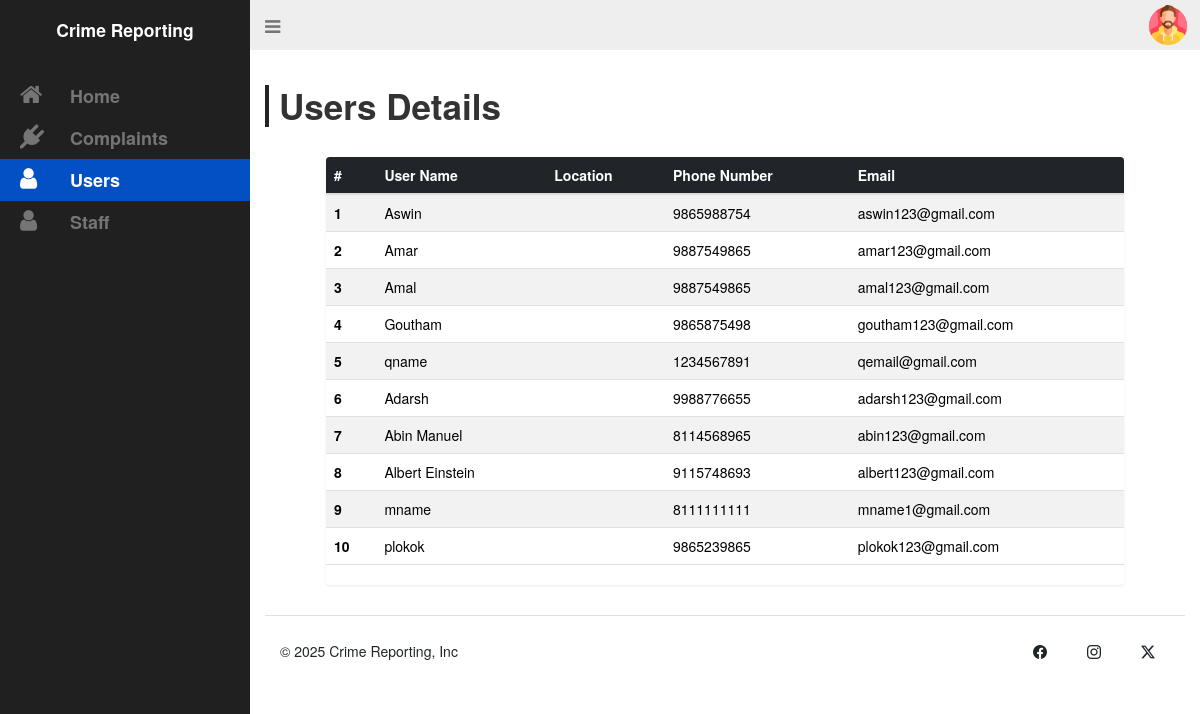
The page /Staff/pages/staff-user.php (signed in) on the database its author committed.
### tables this page shows
CREATE TABLE `user` (
  `user_id` int(11) NOT NULL,
  `user_name` varchar(20) NOT NULL,
  `user_address` varchar(50) NOT NULL,
  `user_phno` varchar(20) NOT NULL,
  `user_email` varchar(20) NOT NULL,
  `user_password` varchar(20) NOT NULL,
  `user_compl` varchar(300) NOT NULL
);

### Staff/pages/staff-user.php (the view, shortened to what this page needs)
<?php
 include './connect.php';
?>
<!DOCTYPE html>
<html lang="en">
<head>
  <link rel="stylesheet" href="../static/staff.css">
  <link rel="stylesheet" href="https://cdn.jsdelivr.net/npm/bootstrap-icons@1.11.3/font/bootstrap-icons.min.css">
  <link href="https://cdn.jsdelivr.net/npm/bootstrap@5.3.3/dist/css/bootstrap.min.css" rel="stylesheet">
  <link rel="stylesheet" href="https://maxcdn.bootstrapcdn.com/bootstrap/3.3.7/css/bootstrap.min.css">
  <link rel="stylesheet" href="https://maxcdn.bootstrapcdn.com/font-awesome/4.7.0/css/font-awesome.min.css">
</head>
<body>
  <div id="wrapper">
    <aside id="sidebar-wrapper">
      <div class="sidebar-brand">
        <h2><div class="fs-3 fw-semibold">Crime Reporting</div></h2>
      </div>
      <ul class="sidebar-nav">
        <li><a href="./staff-home.php"><i class="fa fa-home"></i>Home</a></li>
        <li><a href="./staff-complaint.php"><i class="fa fa-plug"></i>Complaints</a></li>
        <li class="active"><a href="./staff-user.php"><i class="fa fa-user"></i>Users</a></li>
        <li><a href="./staff-staff.php"><i class="fa fa-user"></i>Staff</a></li>
      </ul>
    </aside>
    <div id="navbar-wrapper">
      <nav class="navbar navbar-inverse">
        <div class="container-fluid justify-content-between">
          <div class="navbar-header position-absolute top-0">
            <a href="#" class="navbar-brand" id="sidebar-toggle"><i class="fa fa-bars"></i></a>
          </div>
          <div class="d-flex align-items-center position-absolute end-0">
            <button class="btn rounded-circle border-0"  data-bs-toggle="dropdown" aria-expanded="false">
              <img src="../static/user.png" alt="" width="40">
            </button>
          </div>
        </div>
      </nav>
    </div>
    <section id="content-wrapper">
      <div class="row">
        <div class="col-lg-12">
        <h2 class="content-title display-4 fw-semibold border-start px-3 border-4 border-dark">Users Details</h2>
          <div class="container my-5" style="width:90%;">
<?php
$sql = mysqli_query($conn, "SELECT * FROM user ORDER BY user_id");
$serialNo = 1;
if(mysqli_num_rows($sql) > 0) {
?>
            <div class="table-responsive shadow-sm rounded-2">
              <table class="table table-hover table-striped align-middle">
                <thead class="table-dark">
                  <tr>
                    <th scope="col">#</th>
                    <th scope="col">User Name</th>
                    <th scope="col">Location</th>
                    <th scope="col">Phone Number</th>
                    <th scope="col">Email</th>
                  </tr>
                </thead>
                <tbody>
<?php
while($row = mysqli_fetch_assoc($sql)) {
?>
                  <tr>
                    <th scope="row"><?php echo $serialNo++; ?></th>
                    <td><?php echo htmlspecialchars($row['user_name']); ?></td>
                    <td><?php echo htmlspecialchars($row['user_location']); ?></td>
                    <td><?php echo htmlspecialchars($row['user_phno']); ?></td>
                    <td><?php echo htmlspecialchars($row['user_email']); ?></td>
                  </tr>
<?php
}
?>
                </tbody>
              </table>
            </div>
<?php
} else {
  echo "<div class='alert alert-warning text-center mt-5'>No Users Found</div>";
}
?>
          </div>
        </div>
      </div>
      <div class="row">
  <div class="container-fluid">
    <footer class="d-flex flex-wrap justify-content-between align-items-center py-4 border-top">
      <div class="col-md-4 d-flex align-items-center">
        <span class="mb-3 mb-md-0 text-dark">&copy; 2025 Crime Reporting, Inc</span>
      </div>
      <ul class="nav col-md-4 justify-content-end list-unstyled d-flex">
        <li class="ms-3"><a class=" text-dark" href="#"><i class="bi bi-facebook" width="24" height="24"></i></a></li>
        <li class="ms-3"><a class=" text-dark" href="#"><i class="bi bi-instagram" width="24" height="24"></i></a></li>
        <li class="ms-3"><a class=" text-dark" href="#"><i class="bi bi-twitter-x" width="24" height="24"></i></a></li>
      </ul>
    </footer>
  </div>
      </div>
    </section>
  </div>
</body>
</html>

### Staff/static/staff.css (style rules this page uses)
body { padding-bottom: 30px; position: relative; min-height: 100%; }
a { transition: background 0.2s, color 0.2s; }
#wrapper { padding-left: 0; transition: all 0.5s ease; position: relative; }
#sidebar-wrapper { z-index: 1000; position: fixed; left: 250px; width: 0; height: 100%; margin-left: -250px; overflow-y: auto; overflow-x: hidden; background: #202020; transition: all 0.5s ease; }
.sidebar-brand { position: absolute; top: 0; width: 250px; text-align: center; padding: 20px 0; }
.sidebar-brand h2 { margin: 0; font-weight: 600; font-size: 24px; color: #fff; }
.sidebar-nav { position: absolute; top: 75px; width: 250px; margin: 0; padding: 0; list-style: none; }
.sidebar-nav > li { text-indent: 10px; line-height: 42px; }
.sidebar-nav > li a { display: block; text-decoration: none; color: #757575; font-weight: 600; font-size: 18px; }
.sidebar-nav > li > a:hover, .sidebar-nav > li.active > a { text-decoration: none; color: #fff; background: #0250c4; }
.sidebar-nav > li > a i.fa { font-size: 24px; width: 60px; }
#navbar-wrapper { width: 100%; position: absolute; z-index: 2; }
#navbar-wrapper .navbar { border-width: 0 0 0 0; background-color: #eee; font-size: 24px; margin-bottom: 0; border-radius: 0; }
#navbar-wrapper .navbar a { color: #757575; }
#content-wrapper { width: 100%; position: absolute; padding: 15px; top: 100px; }
@media (min-width: 992px) { #wrapper { padding-left: 250px; } }
@media (min-width: 992px) { #sidebar-wrapper { width: 250px; } }
@media (min-width: 992px) { #navbar-wrapper { position: relative; } }
@media (min-width: 992px) { #content-wrapper { position: relative; top: 0; } }

### rows shown on the page
user: user_name "Aswin", user_phno "9865988754", user_email "aswin123@gmail.com"
user: user_name "Amar", user_phno "9887549865", user_email "amar123@gmail.com"
user: user_name "Amal", user_phno "9887549865", user_email "amal123@gmail.com"
user: user_name "Goutham", user_phno "9865875498", user_email "goutham123@gmail.com"
user: user_name "qname", user_phno "1234567891", user_email "qemail@gmail.com"
user: user_name "Adarsh", user_phno "9988776655", user_email "adarsh123@gmail.com"
user: user_name "Abin Manuel", user_phno "8114568965", user_email "abin123@gmail.com"
user: user_name "Albert Einstein", user_phno "9115748693", user_email "albert123@gmail.com"
user: user_name "mname", user_phno "8111111111", user_email "mname1@gmail.com"
user: user_name "plokok", user_phno "9865239865", user_email "plokok123@gmail.com"
